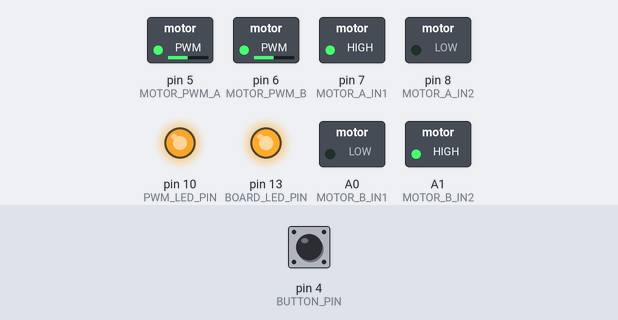
Bench run of a sketch on a simulated Arduino Uno, built with avr-gcc and run on an emulated ATmega328P. Parts: switched loads named in the sketch (green lamp = pin HIGH), output pins drawn as LEDs (lit = HIGH). The test bench sets the inputs (shaded band); at power-on: pin 4 (BUTTON_PIN) HIGH.

Above: at 1.2 s.
1.3 s: pin 4 (BUTTON_PIN) pulled LOW for 0.15 s
At 1.65 s:
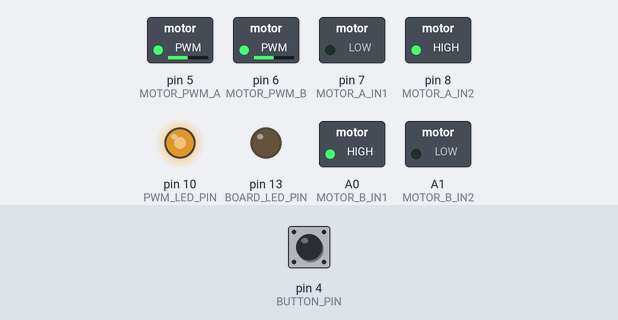
4.3 s: pin 4 (BUTTON_PIN) pulled LOW for 1 s
At 5.1 s:
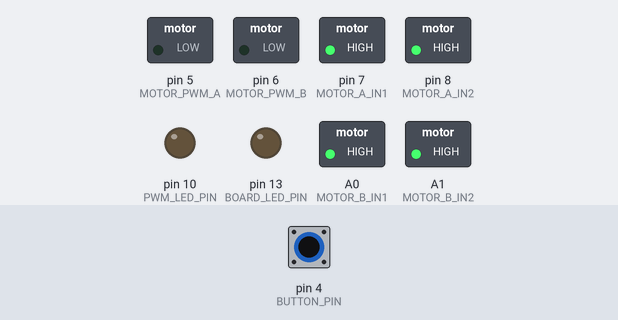
6.8 s: pin 4 (BUTTON_PIN) pulled LOW for 0.15 s
At 6.95 s:
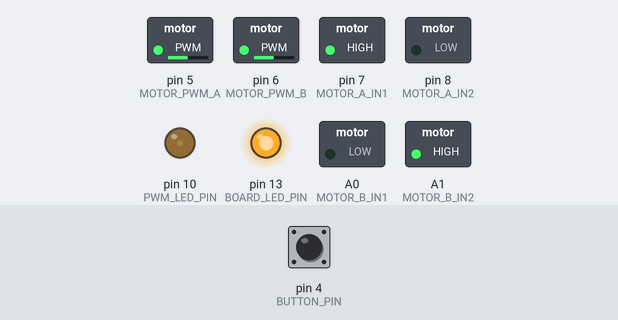
Timing chart, 0 to 15.8 s (numbered marks = the images above; inputs shaded):
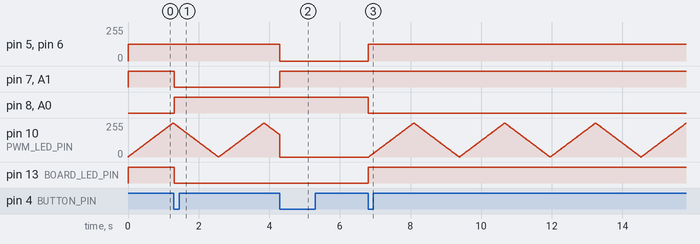

Measured:
- after the input at 1.3 s, pin 7 (MOTOR_A_IN1), pin 13 (BOARD_LED_PIN), A1 (MOTOR_B_IN2): HIGH → LOW at once; pin 8 (MOTOR_A_IN2), A0 (MOTOR_B_IN1): LOW → HIGH at once
- after the input at 4.3 s, pin 5 (MOTOR_PWM_A), pin 6 (MOTOR_PWM_B): 125/255 → 0/255 at once; pin 7 (MOTOR_A_IN1), A1 (MOTOR_B_IN2): LOW → HIGH at once

The sketch:

Car_Controlling.ino
```cpp
// ******** ARD.C.1.5 Arduino IDE版本 ******** //


// =========================
// 1. 引脚定义
// =========================

// 按钮
#define BUTTON_PIN 4

// Arduino板载LED
#define BOARD_LED_PIN 13

// 呼吸灯PWM引脚
#define PWM_LED_PIN 10

// 电机A方向控制
#define MOTOR_A_IN1 7
#define MOTOR_A_IN2 8

// 电机B方向控制
// A0、A1在这里当普通数字GPIO使用
#define MOTOR_B_IN1 A0
#define MOTOR_B_IN2 A1

// 两个电机的PWM调速
#define MOTOR_PWM_A 5
#define MOTOR_PWM_B 6


// =========================
// 2. 全局变量
// =========================

// 电机状态
// 0 = 前进
// 1 = 后退
// 2 = 停止
int motor_state_step = 0;


// 按钮上一次状态
bool last_button_state = HIGH;


// 呼吸灯参数
int brightness = 0;
bool brightness_direction = true;

const int brightness_step = 2;


// =========================
// 3. setup()
// 上电以后只运行一次
// =========================

void setup()
{
    // ---------- 板载LED ----------
    pinMode(BOARD_LED_PIN, OUTPUT);
    digitalWrite(BOARD_LED_PIN, LOW);


    // ---------- 按钮 ----------
    pinMode(BUTTON_PIN, INPUT_PULLUP);


    // ---------- 呼吸灯 ----------
    pinMode(PWM_LED_PIN, OUTPUT);
    analogWrite(PWM_LED_PIN, 0);


    // ---------- 电机A方向 ----------
    pinMode(MOTOR_A_IN1, OUTPUT);
    pinMode(MOTOR_A_IN2, OUTPUT);


    // ---------- 电机B方向 ----------
    pinMode(MOTOR_B_IN1, OUTPUT);
    pinMode(MOTOR_B_IN2, OUTPUT);


    // ---------- 电机PWM ----------
    pinMode(MOTOR_PWM_A, OUTPUT);
    pinMode(MOTOR_PWM_B, OUTPUT);

    // 初始电机停止
    analogWrite(MOTOR_PWM_A, 0);
    analogWrite(MOTOR_PWM_B, 0);
}


// =========================
// 4. loop()
// 程序一直重复运行
// =========================

void loop()
{
    // =========================
    // 检查按钮
    // =========================

    if (check_button_pressed())
    {
        /*
          每按一次按钮：

          0 -> 1
          1 -> 2
          2 -> 0

          所以状态不断循环：
          前进 -> 后退 -> 停止 -> 前进...
        */

        motor_state_step =
            (motor_state_step + 1) % 3;
    }


    // =========================
    // 状态0：前进
    // =========================

    if (motor_state_step == 0)
    {
        // 电机A正转
        digitalWrite(MOTOR_A_IN1, HIGH);
        digitalWrite(MOTOR_A_IN2, LOW);

        // 电机B正转
        // 因为左右两个电机安装方向相反
        // 所以B的电平正好与A相反
        digitalWrite(MOTOR_B_IN1, LOW);
        digitalWrite(MOTOR_B_IN2, HIGH);


        // PWM = 125
        // 约为 125 / 255 ≈ 49%
        analogWrite(MOTOR_PWM_A, 125);
        analogWrite(MOTOR_PWM_B, 125);


        // 呼吸灯开启
        update_breathing_led(true);

        // 板载LED常亮
        digitalWrite(BOARD_LED_PIN, HIGH);
    }


    // =========================
    // 状态1：后退
    // =========================

    else if (motor_state_step == 1)
    {
        // 电机A反转
        digitalWrite(MOTOR_A_IN1, LOW);
        digitalWrite(MOTOR_A_IN2, HIGH);

        // 电机B反转
        digitalWrite(MOTOR_B_IN1, HIGH);
        digitalWrite(MOTOR_B_IN2, LOW);


        // 约50%速度
        analogWrite(MOTOR_PWM_A, 125);
        analogWrite(MOTOR_PWM_B, 125);


        // 呼吸灯开启
        update_breathing_led(true);

        // 板载LED关闭
        digitalWrite(BOARD_LED_PIN, LOW);
    }


    // =========================
    // 状态2：停止
    // =========================

    else
    {
        /*
          TB6612：
          IN1 = HIGH
          IN2 = HIGH

          属于刹车状态
        */

        digitalWrite(MOTOR_A_IN1, HIGH);
        digitalWrite(MOTOR_A_IN2, HIGH);

        digitalWrite(MOTOR_B_IN1, HIGH);
        digitalWrite(MOTOR_B_IN2, HIGH);


        // PWM关闭
        analogWrite(MOTOR_PWM_A, 0);
        analogWrite(MOTOR_PWM_B, 0);


        // 呼吸灯关闭
        update_breathing_led(false);

        // 板载LED关闭
        digitalWrite(BOARD_LED_PIN, LOW);
    }


    delay(10);
}


// =========================
// 5. 按钮检测函数
// =========================

bool check_button_pressed()
{
    // 读取按钮
    bool current_button_state =
        digitalRead(BUTTON_PIN);


    bool pressed = false;


    /*
      INPUT_PULLUP模式：

      没按：
      HIGH

      按下：
      LOW

      所以：

      HIGH -> LOW

      就代表刚刚按下
    */

    if (last_button_state == HIGH &&
        current_button_state == LOW)
    {
        pressed = true;
    }


    // 保存当前状态
    last_button_state =
        current_button_state;


    return pressed;
}


// =========================
// 6. 呼吸灯函数
// =========================

void update_breathing_led(bool breathing)
{
    // 如果不需要呼吸灯
    if (!breathing)
    {
        brightness = 0;

        analogWrite(PWM_LED_PIN, 0);

        return;
    }


    // =========================
    // 从暗变亮
    // =========================

    if (brightness_direction)
    {
        brightness += brightness_step;

        if (brightness >= 255)
        {
            brightness = 255;

            // 到顶以后开始变暗
            brightness_direction = false;
        }
    }


    // =========================
    // 从亮变暗
    // =========================

    else
    {
        brightness -= brightness_step;

        if (brightness <= 0)
        {
            brightness = 0;

            // 到底以后重新变亮
            brightness_direction = true;
        }
    }


    // 真正输出PWM
    analogWrite(PWM_LED_PIN, brightness);
}
```
